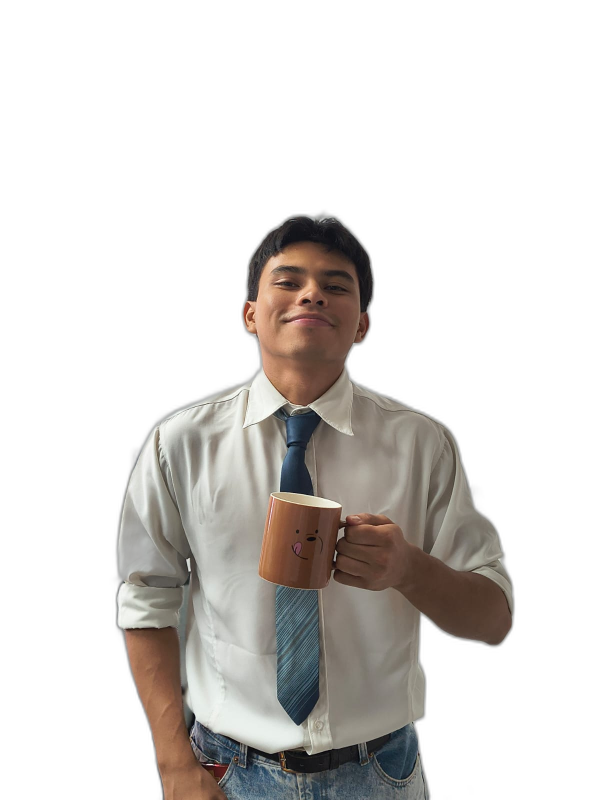
#> input picture .github/assets/perfil_nobg.png, 1200 x 1600 px (shown at 1/2 size)
$ python generate_banner.py
#> lines starting #> are read from the running program, lines starting #| are printed output that depends on the picture; after the words box and inside, x2 and y2 are one past the last pixel; in counts of white or black regions, pixels touching at a corner belong together
#!/usr/bin/env python3
"""Generate bespoke animated Vim profile banners in pastel blue theme.

Usage:
    python scripts/generate_banner.py
"""

from __future__ import annotations

import html
import os
from collections import deque
from pathlib import Path

import numpy as np
from PIL import Image, ImageEnhance, ImageFilter, ImageOps
from scipy.optimize import linear_sum_assignment
from scipy.spatial.distance import cdist

ROOT = Path(__file__).resolve().parents[1]
SOURCE_NOBG = ROOT / ".github/assets/perfil_nobg.png"
SOURCE_RAW = ROOT / ".github/assets/perfil.jpeg"
ASSETS = ROOT / ".github/assets"
LOGOS = ROOT / ".github/assets/logos"

W, H = 1180, 610
INTRO_SECONDS = 3.2
TRANSITION_SECONDS = 1.3
LOGO_HOLD_SECONDS = 4.0
TRAVELLER_COUNT = 900
HOLD_PARTICLE_COUNT = 2_400
SEED = 314159
LOGO_SUFFIXES = {".png", ".webp"}
PREFERRED_LOGO_ORDER = ("python", "docker", "linux")

YAML_ROWS = [
    (0, "profile", ""),
    (1, "subject", "Jaime Gabriel"),
    (1, "role", "Software Engineer"),
    (1, "university", "Escuela Superior de Computo (IPN)"),
    (1, "origin", "CDMX, Mexico"),
    (1, "focus", "Backend · Systems · Clean Code"),
    (1, "status", "Building Scalable Architecture"),
    (1, "toolchain", "Linux · Docker · Git · Neovim"),
    (0, "stack", ""),
    (1, "languages", "Python · C++ · Java · JavaScript"),
    (1, "frameworks", "Django · Node.js · React · Express"),
    (1, "cloud", "AWS · Azure · Docker"),
    (1, "databases", "PostgreSQL · MySQL · MongoDB"),
    (0, "contact", ""),
    (1, "email", "jaimegabrielhernandezgarcia@hotmail.com"),
    (1, "github", "Jaime-Gabriel-Hernandez-Garcia"),
    (1, "timezone", "UTC-6 · Mexico City"),
]

THEMES = {
    "dark": {
        "bg":       "#0A0F1E",   # Deep navy
        "panel":    "#0D1527",   # Terminal window
        "panel2":   "#111D35",   # Code / visual pane
        "line":     "#1E2F4D",   # Soft pastel blue border
        "muted":    "#7E97B8",   # Slate muted
        "text":     "#F0F6FC",   # Crisp white
        "portrait": "#89B4FA",   # Signature pastel blue (Catppuccin Mocha Blue)
        "chrome":   "#BAE6FD",   # Sky blue chrome
        "accent":   "#89B4FA",
        "shadow":   "#020617",
    },
    "light": {
        "bg":       "#F0F9FF",   # Crisp pastel ice
        "panel":    "#FFFFFF",   # Clean white window
        "panel2":   "#F8FAFC",   # Soft slate canvas
        "line":     "#BAE6FD",   # Sky blue border
        "muted":    "#64748B",   # Slate line numbers
        "text":     "#0F172A",   # Slate dark text
        "portrait": "#2563EB",   # Vibrant sapphire blue dots & keys
        "chrome":   "#0284C7",   # Ocean blue chrome
        "accent":   "#2563EB",
        "shadow":   "#93C5FD",
    },
}


# [41 lines left out: functions edge_connected, normalize_logo, not called in this run]


def load_logos() -> dict[str, Image.Image]:
    """Load logos from LOGOS directory in preferred order."""
    loaded: dict[str, Image.Image] = {}
    if not LOGOS.exists():
        LOGOS.mkdir(parents=True, exist_ok=True)
    for path in sorted(LOGOS.iterdir()):
        if not path.is_file() or path.suffix.lower() not in LOGO_SUFFIXES:
            continue
        name = path.stem.lower()
        with Image.open(path) as img:
            loaded[name] = normalize_logo(img)

    ordered = [name for name in PREFERRED_LOGO_ORDER if name in loaded]
    ordered.extend(name for name in sorted(loaded) if name not in ordered)
    return {name: loaded[name] for name in ordered}


def floyd_steinberg(gray: np.ndarray) -> np.ndarray:
    """Serpentine 1-bit Floyd-Steinberg diffusion."""
    work = gray.astype(np.float32) / 255.0
    out = np.zeros_like(work, dtype=bool)
    height, width = work.shape
    for y in range(height):
        left_to_right = y % 2 == 0
        xs = range(width) if left_to_right else range(width - 1, -1, -1)
        direction = 1 if left_to_right else -1
        for x in xs:
            old = work[y, x]
            new = 1.0 if old >= 0.5 else 0.0
            out[y, x] = bool(new)
            err = old - new
            nx = x + direction
            if 0 <= nx < width:
                work[y, nx] += err * 7 / 16
            if y + 1 < height:
                if 0 <= x - direction < width:
                    work[y + 1, x - direction] += err * 3 / 16
                work[y + 1, x] += err * 5 / 16
                if 0 <= nx < width:
                    work[y + 1, nx] += err * 1 / 16
    return out


def get_source_cutout() -> Image.Image:
    """Load background-free cutout, generating via rembg if needed."""
    if SOURCE_NOBG.exists():
        return Image.open(SOURCE_NOBG).convert("RGBA")
#> returned value is the input picture: PIL image 1200x1600 RGBA; mean R, G, B, A 41.3, 38.3, 35.6, 78

    if not SOURCE_RAW.exists():
        raise FileNotFoundError(f"Missing source image: {SOURCE_RAW}")

    import rembg
    session = rembg.new_session("u2netp")
    raw = Image.open(SOURCE_RAW)
    cutout = rembg.remove(raw, session=session)
    cutout.save(SOURCE_NOBG)
    return cutout


def portrait_points(theme: str, rng: np.random.Generator) -> np.ndarray:
    """Return sampled x/y banner coordinates from a 300x340 dither grid."""
    source = get_source_cutout()
    w, h = source.size
#> w = 1200; h = 1600
    crop_w = int(w * 0.55)
#> crop_w = 660
    crop_h = int(crop_w * (340 / 300))
#> crop_h = 748
    left = (w - crop_w) // 2
#> left = 270
    top = int(h * 0.22)
#> top = 352
    crop = source.crop((left, top, left + crop_w, top + crop_h)).resize((300, 340), Image.Resampling.LANCZOS)
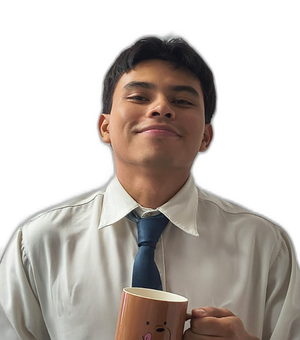
#> crop: PIL image 300x340 RGBA; mean R, G, B, A 77, 69.6, 63.9, 137.1; transparent parts drawn white
    alpha = np.asarray(crop.getchannel("A"), dtype=np.float32) / 255.0
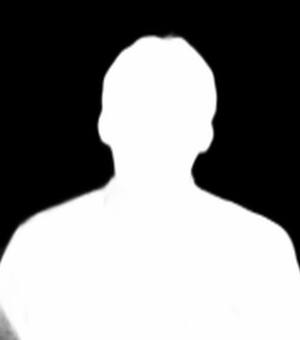
#> alpha: shape (340, 300) float32; min 0, max 1, mean 0.538

    if theme == "dark":
        bg = Image.new("RGBA", crop.size, "black")
        bg.alpha_composite(crop)
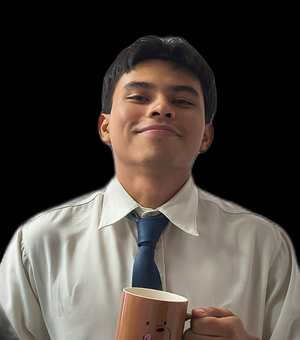
#> bg: PIL image 300x340 RGBA; mean R, G, B, A 75.7, 68.4, 62.7, 255
        prepared = ImageOps.grayscale(bg.convert("RGB"))
        prepared = ImageOps.autocontrast(prepared, cutoff=1)
        prepared = ImageEnhance.Contrast(prepared).enhance(1.35)
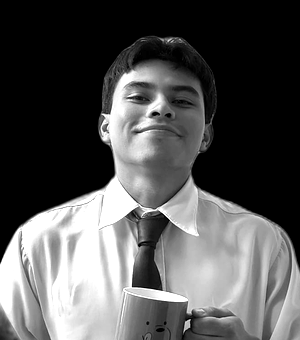
#> prepared: PIL image 300x340 L; min 0, max 255, mean 84.8
        prepared = ImageEnhance.Brightness(prepared).enhance(1.05)
        prepared = prepared.filter(ImageFilter.UnsharpMask(radius=2.0, percent=160, threshold=1))
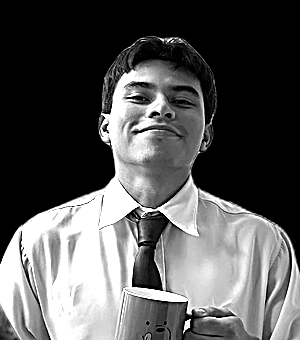
#> prepared: PIL image 300x340 L; min 0, max 255, mean 87.2
        bits = floyd_steinberg(np.asarray(prepared))
#> after the loop in floyd_steinberg, `for y in range(height):`:
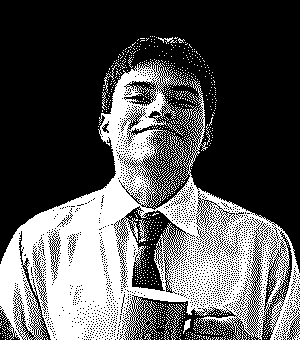
#> out: shape (340, 300) bool; 34.2% white; 791 white regions (776 under 20 px), largest, box (x1, y1, x2, y2) and area: (0, 60, 300, 340) 32888, (138, 219, 147, 243) 79, (168, 304, 181, 340) 73
#> after the loop in floyd_steinberg, `for y in range(height):`:
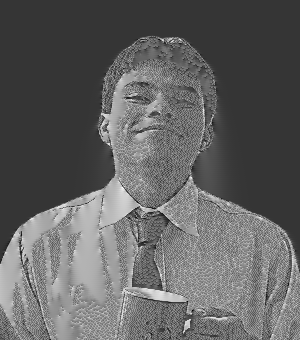
#> work: shape (340, 300) float32; min -0.383, max 1.44, mean 0.321; drawn with min black and max white
        active = bits & (alpha > 0.08)
    else:
        bg = Image.new("RGBA", crop.size, "white")
        bg.alpha_composite(crop)
        prepared = ImageOps.grayscale(bg.convert("RGB"))
        prepared = ImageOps.autocontrast(prepared, cutoff=1)
        prepared = ImageEnhance.Contrast(prepared).enhance(1.25)
        prepared = ImageEnhance.Brightness(prepared).enhance(1.05)
        prepared = prepared.filter(ImageFilter.UnsharpMask(radius=2.0, percent=150, threshold=1))
        bits = floyd_steinberg(np.asarray(prepared))
        active = (~bits) & (alpha > 0.08)

    ys, xs = np.where(active)
    if len(xs) == 0:
        return np.zeros((0, 2), dtype=np.float32)
    points = np.column_stack((74 + xs, 154 + ys)).astype(np.float32)
#> points = 34858 pairs, first value 74 to 373, second value 190 to 493
    if len(points) > 18000:
        points = points[rng.choice(len(points), 18000, replace=False)]
#> points = 18000 pairs, first value 74 to 373, second value 190 to 493
    return points


# [24 lines left out: functions logo_silhouette_points, sample_logo_points, transport, not called in this run]


def num(value: float) -> str:
    return f"{value:.1f}".rstrip("0").rstrip(".")


def time_num(value: float) -> str:
    return f"{value:.4f}".rstrip("0").rstrip(".")


# [24 lines left out: functions point_path, particle_path, not called in this run]


def animate_values(points: list[np.ndarray], index: int) -> str:
    return ";".join(f"{num(p[index, 0])} {num(p[index, 1])}" for p in points)


def render_svg(
    theme_name: str,
    portrait: np.ndarray,
    logo_points: dict[str, np.ndarray],
    logo_hold_particles: dict[str, np.ndarray],
    rng: np.random.Generator,
) -> str:
    t = THEMES[theme_name]
    n = min(TRAVELLER_COUNT, len(portrait))
    source = portrait[rng.choice(len(portrait), n, replace=False)]
    targets: list[np.ndarray] = []
    current = source
    for name, points in logo_points.items():
        current = transport(current, points[:n])
        targets.append(current)

    times = [0.0, 3.0]
    frames = [source, source]
    for target in targets:
        times.extend((times[-1] + TRANSITION_SECONDS,
                      times[-1] + TRANSITION_SECONDS + LOGO_HOLD_SECONDS))
        frames.extend((target, target))
    times.append(times[-1] + TRANSITION_SECONDS)
    frames.append(source)
    loop_seconds = times[-1]
    loop_duration = time_num(loop_seconds)
    key_times = ";".join(time_num(v / loop_seconds) for v in times)
    opacity_values = ";".join(["0", "0"] + ["1"] * (len(frames) - 3) + ["0"])

    parts: list[str] = [
        '<svg xmlns="http://www.w3.org/2000/svg" '
        f'width="{W}" height="{H}" viewBox="0 0 {W} {H}" role="img" '
        'aria-labelledby="title desc">',
        "<title id=\"title\">Jaime Gabriel's developer profile</title>",
        '<desc id="desc">Animated terminal profile with dithered portrait and '
        'developer tool silhouettes.</desc>',
        "<defs>",
        '<filter id="shadow" x="-20%" y="-20%" width="140%" height="150%">'
        f'<feDropShadow dx="0" dy="12" stdDeviation="16" flood-color="{t["shadow"]}" '
        'flood-opacity=".32"/></filter>',
        '<filter id="glow" x="-100%" y="-100%" width="300%" height="300%">'
        f'<feGaussianBlur stdDeviation="3" result="b"/><feFlood flood-color="{t["chrome"]}" '
        'flood-opacity=".35"/><feComposite in2="b" operator="in"/>'
        '<feMerge><feMergeNode/><feMergeNode in="SourceGraphic"/></feMerge></filter>',
        '<clipPath id="visualClip"><rect x="49" y="124" width="390" height="414" rx="3"/></clipPath>',
        "</defs>",
        f'<rect width="{W}" height="{H}" rx="18" fill="{t["bg"]}"/>',
        f'<rect x="13" y="13" width="1154" height="584" rx="13" fill="{t["panel"]}" '
        f'stroke="{t["line"]}" filter="url(#shadow)"/>',
        f'<path d="M13 62H1167" stroke="{t["line"]}"/>',
        '<circle cx="38" cy="38" r="6" fill="#FF5F57"/>'
        '<circle cx="59" cy="38" r="6" fill="#FEBC2E"/>'
        '<circle cx="80" cy="38" r="6" fill="#28C840"/>',
        f'<text x="590" y="43" text-anchor="middle" fill="{t["muted"]}" '
        'font-family="ui-monospace,SFMono-Regular,Consolas,monospace" font-size="13" '
        'letter-spacing=".4">vim profile.yml</text>',
        # Left visual frame.
        f'<rect x="35" y="88" width="418" height="472" rx="6" fill="{t["panel2"]}" '
        f'stroke="{t["line"]}"/>',
        f'<path d="M35 124H453" stroke="{t["line"]}"/>',
        f'<text x="49" y="111" fill="{t["chrome"]}" '
        'font-family="ui-monospace,SFMono-Regular,Consolas,monospace" font-size="13" '
        'font-weight="700" letter-spacing="1.2">VISUAL.MAP</text>',
        f'<text x="438" y="111" text-anchor="end" fill="{t["muted"]}" '
        'font-family="ui-monospace,SFMono-Regular,Consolas,monospace" font-size="11">300×340 / 1-BIT</text>',
        f'<path d="M49 141h12M49 141v12M439 141h-12M439 141v12M49 539h12M49 539v-12'
        f'M439 539h-12M439 539v-12" fill="none" stroke="{t["chrome"]}" opacity=".55"/>',
        '<g clip-path="url(#visualClip)" shape-rendering="crispEdges">',
        '<g opacity="1">',
    ]

    # Dense portrait drift
    first_centroid = targets[0].mean(axis=0)
    band_ids = rng.integers(0, 94, size=len(portrait))
    noise = rng.normal(0, 4, size=(94, 2))
    for band in range(94):
        pts = portrait[band_ids == band]
        if not len(pts):
            continue
        centroid = pts.mean(axis=0)
        delta = (first_centroid - centroid) * 0.18 + noise[band]
        drift_positions = ["0 0", "0 0", f"{num(delta[0])} {num(delta[1])}",
                           f"{num(delta[0])} {num(delta[1])}"]
        drift_positions.extend(["0 0"] * (len(frames) - len(drift_positions)))
        drift_opacity = [".94", ".94", "0", "0"]
        drift_opacity.extend(["0"] * (len(frames) - len(drift_opacity) - 1))
        drift_opacity.append(".94")
        drift_position_values = ";".join(drift_positions)
        drift_opacity_values = ";".join(drift_opacity)
        d = point_path(pts)
        parts.append(
            f'<path d="{d}" fill="none" stroke="{t["portrait"]}" stroke-width="1" '
            'opacity=".94">'
            f'<animateTransform attributeName="transform" type="translate" begin="{INTRO_SECONDS}s" '
            f'dur="{loop_duration}s" repeatCount="indefinite" calcMode="linear" '
            f'keyTimes="{key_times}" values="{drift_position_values}"/>'
            f'<animate attributeName="opacity" begin="{INTRO_SECONDS}s" dur="{loop_duration}s" '
            f'repeatCount="indefinite" keyTimes="{key_times}" '
            f'values="{drift_opacity_values}"/></path>'
        )

    # Optimal-transport travellers
    for i in range(n):
        positions = animate_values(frames, i)
        parts.append(
            f'<path d="M-.65-.65h1.3v1.3h-1.3z" fill="{t["portrait"]}">'
            f'<animateTransform attributeName="transform" type="translate" begin="{INTRO_SECONDS}s" '
            f'dur="{loop_duration}s" repeatCount="indefinite" calcMode="linear" '
            f'keyTimes="{key_times}" values="{positions}"/>'
            f'<animate attributeName="opacity" begin="{INTRO_SECONDS}s" dur="{loop_duration}s" '
            f'repeatCount="indefinite" calcMode="linear" keyTimes="{key_times}" '
            f'values="{opacity_values}"/></path>'
        )

    # Logo hold particles
    for index, (name, particles) in enumerate(logo_hold_particles.items()):
        visible = ["0"] * len(frames)
        visible[index * 2 + 2] = ".82"
        visible[index * 2 + 3] = ".82"
        parts.append(
            f'<path d="{particle_path(particles)}" fill="none" stroke="{t["portrait"]}" '
            'stroke-width="1" opacity="0">'
            f'<animate attributeName="opacity" begin="{INTRO_SECONDS}s" dur="{loop_duration}s" '
            f'repeatCount="indefinite" calcMode="linear" keyTimes="{key_times}" '
            f'values="{";".join(visible)}"/></path>'
        )
    parts.append("</g>")

    # One-shot scattered intro
    intro_ids = rng.integers(0, 60, size=len(portrait))
    order = rng.permutation(60)
    starts = np.empty(60)
    starts[order] = np.linspace(0.05, 1.2, 60)
    for group in range(60):
        pts = portrait[intro_ids == group]
        if not len(pts):
            continue
        parts.append(
            f'<path d="{point_path(pts)}" fill="none" stroke="{t["portrait"]}" '
            'stroke-width="1" opacity="0">'
            f'<animate attributeName="opacity" begin="{num(starts[group])}s" dur=".8s" '
            'values="0;1" fill="freeze"/>'
            '<animate attributeName="opacity" begin="3.08s" dur=".12s" values="1;0" fill="freeze"/>'
            "</path>"
        )
    parts.extend(
        [
            "</g>",
            f'<text x="58" y="551" fill="{t["muted"]}" '
            'font-family="ui-monospace,SFMono-Regular,Consolas,monospace" font-size="10">'
            f'PTS {len(portrait):05d} · FS/SERPENTINE</text>',
            # Right information panel (Vim YAML editor view).
            f'<rect x="474" y="88" width="672" height="472" rx="6" fill="{t["panel2"]}" '
            f'stroke="{t["line"]}"/>',
            f'<path d="M474 124H1146" stroke="{t["line"]}"/>',
            f'<text x="490" y="111" fill="{t["chrome"]}" '
            'font-family="ui-monospace,SFMono-Regular,Consolas,monospace" font-size="13" '
            'font-weight="700" letter-spacing=".5">profile.yml</text>',
            f'<text x="580" y="111" fill="{t["muted"]}" '
            'font-family="ui-monospace,SFMono-Regular,Consolas,monospace" font-size="11">[YAML]</text>',
            f'<rect x="946" y="94" width="186" height="24" rx="12" fill="{t["chrome"]}" opacity=".16" '
            f'stroke="{t["chrome"]}"/>',
            f'<text x="1039" y="111" text-anchor="middle" fill="{t["chrome"]}" '
            'font-family="ui-monospace,SFMono-Regular,Consolas,monospace" font-size="12" '
            'font-weight="700">@Jaime-Gabriel</text>',
        ]
    )

    row_y = 148.0
    for idx, (indent, key, value) in enumerate(YAML_ROWS, 1):
        line_num = f"{idx:2d}"
        if indent == 0:
            content = f'<tspan fill="{t["chrome"]}" font-weight="700">{html.escape(key)}:</tspan>'
            text_x = 525.0
        else:
            content = (
                f'<tspan fill="{t["portrait"]}">{html.escape(key)}: </tspan>'
                f'<tspan fill="{t["text"]}">{html.escape(value)}</tspan>'
            )
            text_x = 542.0

        parts.extend(
            [
                f'<text x="506" y="{num(row_y)}" text-anchor="end" fill="{t["muted"]}" opacity=".45" '
                'font-family="ui-monospace,SFMono-Regular,Consolas,monospace" font-size="13">'
                f"{line_num}</text>",
                f'<text x="{num(text_x)}" y="{num(row_y)}" '
                'font-family="ui-monospace,SFMono-Regular,Consolas,monospace" font-size="13">'
                f"{content}</text>",
            ]
        )
        row_y += 21.5

    # Vim status line at bottom of panel
    parts.extend(
        [
            f'<path d="M474 526H1146" stroke="{t["line"]}"/>',
            f'<rect x="475" y="527" width="670" height="32" fill="{t["panel"]}" rx="0 0 5 5"/>',
            f'<rect x="485" y="533" width="72" height="20" rx="3" fill="{t["portrait"]}"/>',
            f'<text x="521" y="547" text-anchor="middle" fill="{t["bg"]}" '
            'font-family="ui-monospace,SFMono-Regular,Consolas,monospace" font-size="11" font-weight="700">NORMAL</text>',
            f'<text x="569" y="547" fill="{t["text"]}" '
            'font-family="ui-monospace,SFMono-Regular,Consolas,monospace" font-size="12" font-weight="600">profile.yml</text>',
            f'<text x="740" y="547" fill="{t["muted"]}" '
            'font-family="ui-monospace,SFMono-Regular,Consolas,monospace" font-size="11">[utf-8]</text>',
            f'<text x="1134" y="547" text-anchor="end" fill="{t["muted"]}" '
            'font-family="ui-monospace,SFMono-Regular,Consolas,monospace" font-size="11">17L, 512B  100%  17:1</text>',
            "</svg>",
        ]
    )
    return "".join(parts)


def main() -> None:
    ASSETS.mkdir(parents=True, exist_ok=True)
    logos = load_logos()
    print(f"Loaded {len(logos)} logos: {', '.join(logos.keys())}")

    portraits: dict[str, np.ndarray] = {}
    for index, theme in enumerate(THEMES):
        rng = np.random.default_rng(SEED + index)
        points = portrait_points(theme, rng)
        portraits[theme] = points
        print(f"Theme {theme}: {len(points)} portrait points generated.")
#| Theme dark: 18000 portrait points generated.

    for index, theme in enumerate(THEMES):
        rng = np.random.default_rng(SEED + 100 + index)
        sampled = {
            name: sample_logo_points(image, rng, TRAVELLER_COUNT)
            for name, image in logos.items()
        }
        hold_particles = {
            name: sample_logo_points(image, rng, HOLD_PARTICLE_COUNT)
            for name, image in logos.items()
        }
        svg = render_svg(theme, portraits[theme], sampled, hold_particles, rng)
        output = ASSETS / f"banner-{theme}.svg"
        output.write_text(svg, encoding="utf-8")
        byte_size = output.stat().st_size
        print(
            f"Saved {output.name}: {byte_size:,} bytes "
            f"({byte_size / 1024:.1f} KiB)"
        )
#> this loop made 1 pass

    print("Banner generation complete!")


if __name__ == "__main__":
#> (the run stopped early here; a loop or call above may not have finished)
